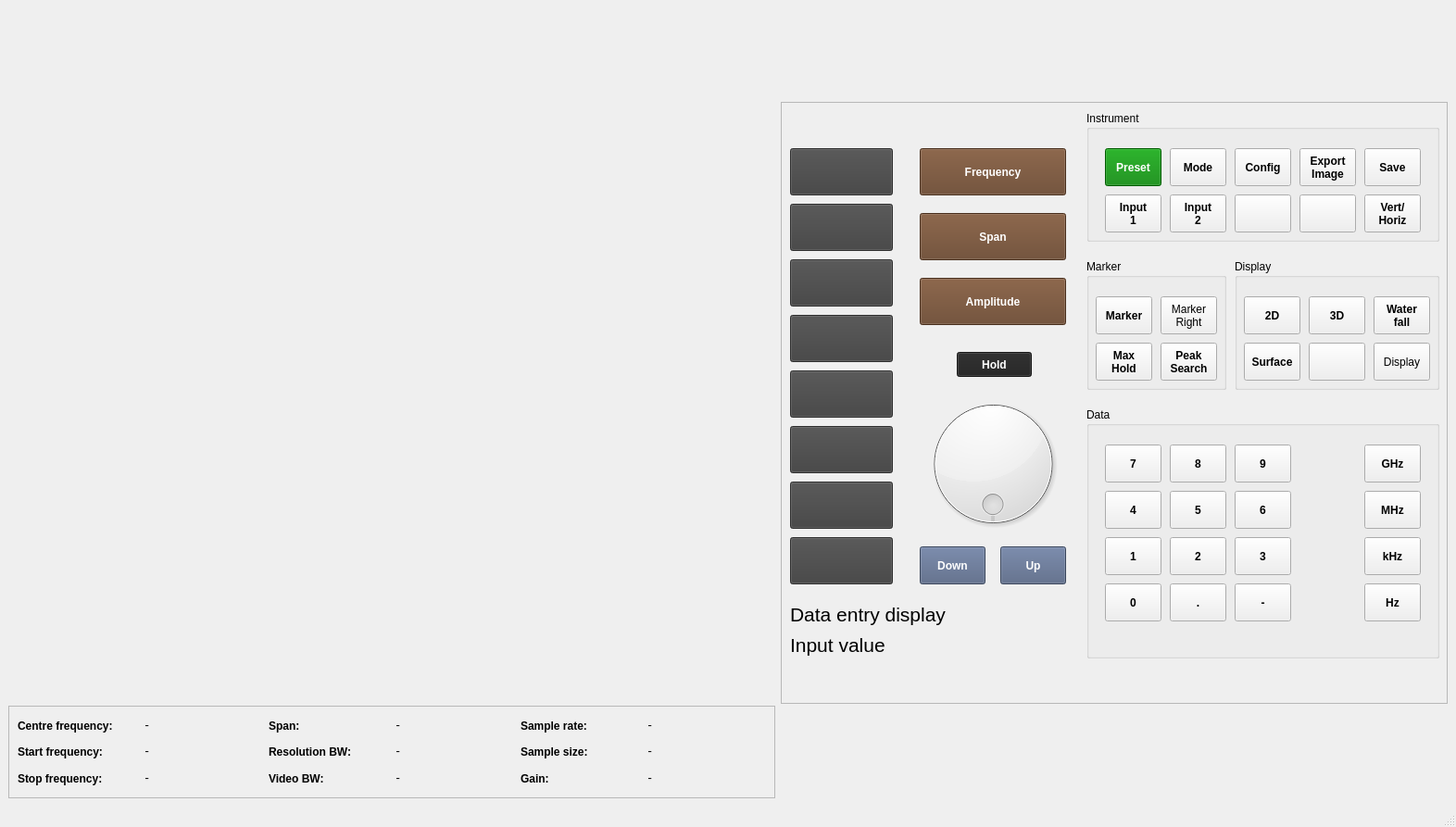
<?xml version="1.0" encoding="UTF-8"?>
<ui version="4.0">
 <class>mainWindow</class>
 <widget class="QMainWindow" name="mainWindow">
  <property name="geometry">
   <rect>
    <x>0</x>
    <y>0</y>
    <width>1572</width>
    <height>893</height>
   </rect>
  </property>
  <property name="windowTitle">
   <string>Top Dog Spectrum Analyser</string>
  </property>
  <widget class="QWidget" name="centralwidget">
   <layout class="QHBoxLayout" name="horizontalLayout_2">
    <item>
     <layout class="QHBoxLayout" name="horizontalLayout">
      <item>
       <layout class="QVBoxLayout" name="verticalLayout">
        <item>
         <widget class="QWidget" name="graphical_display" native="true">
          <layout class="QHBoxLayout" name="horizontalLayout_3"/>
         </widget>
        </item>
        <item>
         <widget class="QFrame" name="frame_2">
          <property name="maximumSize">
           <size>
            <width>16777215</width>
            <height>100</height>
           </size>
          </property>
          <property name="frameShape">
           <enum>QFrame::StyledPanel</enum>
          </property>
          <property name="frameShadow">
           <enum>QFrame::Raised</enum>
          </property>
          <layout class="QGridLayout" name="gridLayout">
           <item row="0" column="0">
            <layout class="QHBoxLayout" name="horizontalLayout_5">
             <item>
              <widget class="QLabel" name="label_centre_freq">
               <property name="font">
                <font>
                 <bold>true</bold>
                </font>
               </property>
               <property name="text">
                <string>Centre frequency:</string>
               </property>
              </widget>
             </item>
             <item>
              <widget class="QLabel" name="output_centre_freq">
               <property name="font">
                <font>
                 <family>Monospace</family>
                </font>
               </property>
               <property name="text">
                <string>-</string>
               </property>
              </widget>
             </item>
            </layout>
           </item>
           <item row="0" column="1">
            <layout class="QHBoxLayout" name="horizontalLayout_6">
             <item>
              <widget class="QLabel" name="label_span">
               <property name="font">
                <font>
                 <bold>true</bold>
                </font>
               </property>
               <property name="text">
                <string>Span:</string>
               </property>
              </widget>
             </item>
             <item>
              <widget class="QLabel" name="output_span">
               <property name="font">
                <font>
                 <family>Monospace</family>
                </font>
               </property>
               <property name="text">
                <string>-</string>
               </property>
              </widget>
             </item>
            </layout>
           </item>
           <item row="2" column="0">
            <layout class="QHBoxLayout" name="horizontalLayout_8">
             <item>
              <widget class="QLabel" name="label_start_freq">
               <property name="font">
                <font>
                 <bold>true</bold>
                </font>
               </property>
               <property name="text">
                <string>Start frequency:</string>
               </property>
              </widget>
             </item>
             <item>
              <widget class="QLabel" name="output_start_freq">
               <property name="font">
                <font>
                 <family>Monospace</family>
                </font>
               </property>
               <property name="text">
                <string>-</string>
               </property>
              </widget>
             </item>
            </layout>
           </item>
           <item row="3" column="0">
            <layout class="QHBoxLayout" name="horizontalLayout_11">
             <item>
              <widget class="QLabel" name="label_stop_freq">
               <property name="font">
                <font>
                 <bold>true</bold>
                </font>
               </property>
               <property name="text">
                <string>Stop frequency:</string>
               </property>
              </widget>
             </item>
             <item>
              <widget class="QLabel" name="output_stop_freq">
               <property name="font">
                <font>
                 <family>Monospace</family>
                </font>
               </property>
               <property name="text">
                <string>-</string>
               </property>
              </widget>
             </item>
            </layout>
           </item>
           <item row="3" column="1">
            <layout class="QHBoxLayout" name="horizontalLayout_7">
             <item>
              <widget class="QLabel" name="label_video_bw">
               <property name="font">
                <font>
                 <bold>true</bold>
                </font>
               </property>
               <property name="text">
                <string>Video BW:</string>
               </property>
              </widget>
             </item>
             <item>
              <widget class="QLabel" name="output_video_bw">
               <property name="font">
                <font>
                 <family>Monospace</family>
                </font>
               </property>
               <property name="text">
                <string>-</string>
               </property>
              </widget>
             </item>
            </layout>
           </item>
           <item row="0" column="2">
            <layout class="QHBoxLayout" name="horizontalLayout_10">
             <item>
              <widget class="QLabel" name="label_sample_rate">
               <property name="font">
                <font>
                 <bold>true</bold>
                </font>
               </property>
               <property name="text">
                <string>Sample rate:</string>
               </property>
              </widget>
             </item>
             <item>
              <widget class="QLabel" name="output_sample_rate">
               <property name="font">
                <font>
                 <family>Monospace</family>
                </font>
               </property>
               <property name="text">
                <string>-</string>
               </property>
              </widget>
             </item>
            </layout>
           </item>
           <item row="2" column="1">
            <layout class="QHBoxLayout" name="horizontalLayout_4">
             <item>
              <widget class="QLabel" name="label_res_bw">
               <property name="font">
                <font>
                 <bold>true</bold>
                </font>
               </property>
               <property name="text">
                <string>Resolution BW:</string>
               </property>
              </widget>
             </item>
             <item>
              <widget class="QLabel" name="output_res_bw">
               <property name="font">
                <font>
                 <family>Monospace</family>
                </font>
               </property>
               <property name="text">
                <string>-</string>
               </property>
              </widget>
             </item>
            </layout>
           </item>
           <item row="3" column="2">
            <layout class="QHBoxLayout" name="horizontalLayout_9">
             <item>
              <widget class="QLabel" name="label_gain">
               <property name="font">
                <font>
                 <bold>true</bold>
                </font>
               </property>
               <property name="text">
                <string>Gain:</string>
               </property>
              </widget>
             </item>
             <item>
              <widget class="QLabel" name="output_gain">
               <property name="font">
                <font>
                 <family>Monospace</family>
                </font>
               </property>
               <property name="text">
                <string>-</string>
               </property>
              </widget>
             </item>
            </layout>
           </item>
           <item row="2" column="2">
            <layout class="QHBoxLayout" name="horizontalLayout_12">
             <item>
              <widget class="QLabel" name="label_sample_size">
               <property name="font">
                <font>
                 <bold>true</bold>
                </font>
               </property>
               <property name="text">
                <string>Sample size:</string>
               </property>
              </widget>
             </item>
             <item>
              <widget class="QLabel" name="output_sample_size">
               <property name="font">
                <font>
                 <family>Monospace</family>
                </font>
               </property>
               <property name="text">
                <string>-</string>
               </property>
              </widget>
             </item>
            </layout>
           </item>
          </layout>
         </widget>
        </item>
       </layout>
      </item>
      <item>
       <widget class="QFrame" name="frame">
        <property name="minimumSize">
         <size>
          <width>720</width>
          <height>650</height>
         </size>
        </property>
        <property name="maximumSize">
         <size>
          <width>720</width>
          <height>650</height>
         </size>
        </property>
        <property name="frameShape">
         <enum>QFrame::StyledPanel</enum>
        </property>
        <property name="frameShadow">
         <enum>QFrame::Raised</enum>
        </property>
        <widget class="QPushButton" name="button_soft_2">
         <property name="geometry">
          <rect>
           <x>10</x>
           <y>110</y>
           <width>111</width>
           <height>51</height>
          </rect>
         </property>
         <property name="font">
          <font>
           <bold>true</bold>
          </font>
         </property>
         <property name="styleSheet">
          <string notr="true">background-color: #404040; color: white; font-weight: bold; width: 20px; </string>
         </property>
         <property name="text">
          <string/>
         </property>
        </widget>
        <widget class="QGroupBox" name="groupmarker">
         <property name="geometry">
          <rect>
           <x>330</x>
           <y>170</y>
           <width>151</width>
           <height>141</height>
          </rect>
         </property>
         <property name="title">
          <string>Marker</string>
         </property>
         <widget class="QPushButton" name="buttonmarker1">
          <property name="geometry">
           <rect>
            <x>10</x>
            <y>40</y>
            <width>61</width>
            <height>41</height>
           </rect>
          </property>
          <property name="font">
           <font>
            <bold>true</bold>
           </font>
          </property>
          <property name="styleSheet">
           <string notr="true"/>
          </property>
          <property name="text">
           <string>Marker</string>
          </property>
         </widget>
         <widget class="QPushButton" name="buttonmarker2">
          <property name="geometry">
           <rect>
            <x>80</x>
            <y>40</y>
            <width>61</width>
            <height>41</height>
           </rect>
          </property>
          <property name="text">
           <string>Marker
Right</string>
          </property>
         </widget>
         <widget class="QPushButton" name="button_peak_search">
          <property name="geometry">
           <rect>
            <x>80</x>
            <y>90</y>
            <width>61</width>
            <height>41</height>
           </rect>
          </property>
          <property name="font">
           <font>
            <bold>true</bold>
           </font>
          </property>
          <property name="text">
           <string>Peak
Search</string>
          </property>
         </widget>
         <widget class="QPushButton" name="button_max_hold">
          <property name="geometry">
           <rect>
            <x>10</x>
            <y>90</y>
            <width>61</width>
            <height>41</height>
           </rect>
          </property>
          <property name="font">
           <font>
            <bold>true</bold>
           </font>
          </property>
          <property name="styleSheet">
           <string notr="true"/>
          </property>
          <property name="text">
           <string>Max
Hold</string>
          </property>
         </widget>
        </widget>
        <widget class="QGroupBox" name="groupcontrol">
         <property name="geometry">
          <rect>
           <x>490</x>
           <y>170</y>
           <width>221</width>
           <height>141</height>
          </rect>
         </property>
         <property name="title">
          <string>Display</string>
         </property>
         <widget class="QPushButton" name="button_3d">
          <property name="geometry">
           <rect>
            <x>80</x>
            <y>40</y>
            <width>61</width>
            <height>41</height>
           </rect>
          </property>
          <property name="font">
           <font>
            <bold>true</bold>
           </font>
          </property>
          <property name="text">
           <string>3D</string>
          </property>
         </widget>
         <widget class="QPushButton" name="button_2d">
          <property name="geometry">
           <rect>
            <x>10</x>
            <y>40</y>
            <width>61</width>
            <height>41</height>
           </rect>
          </property>
          <property name="font">
           <font>
            <bold>true</bold>
           </font>
          </property>
          <property name="text">
           <string>2D</string>
          </property>
         </widget>
         <widget class="QPushButton" name="button_surface">
          <property name="geometry">
           <rect>
            <x>10</x>
            <y>90</y>
            <width>61</width>
            <height>41</height>
           </rect>
          </property>
          <property name="font">
           <font>
            <bold>true</bold>
           </font>
          </property>
          <property name="text">
           <string>Surface</string>
          </property>
         </widget>
         <widget class="QPushButton" name="buttoncontrol6">
          <property name="geometry">
           <rect>
            <x>150</x>
            <y>90</y>
            <width>61</width>
            <height>41</height>
           </rect>
          </property>
          <property name="text">
           <string>Display</string>
          </property>
         </widget>
         <widget class="QPushButton" name="button_waterfall">
          <property name="geometry">
           <rect>
            <x>150</x>
            <y>40</y>
            <width>61</width>
            <height>41</height>
           </rect>
          </property>
          <property name="font">
           <font>
            <bold>true</bold>
           </font>
          </property>
          <property name="text">
           <string>Water
fall</string>
          </property>
         </widget>
         <widget class="QPushButton" name="button_instrument_10">
          <property name="geometry">
           <rect>
            <x>80</x>
            <y>90</y>
            <width>61</width>
            <height>41</height>
           </rect>
          </property>
          <property name="text">
           <string/>
          </property>
         </widget>
        </widget>
        <widget class="QPushButton" name="button_soft_1">
         <property name="geometry">
          <rect>
           <x>10</x>
           <y>50</y>
           <width>111</width>
           <height>51</height>
          </rect>
         </property>
         <property name="font">
          <font>
           <bold>true</bold>
          </font>
         </property>
         <property name="styleSheet">
          <string notr="true">background-color: #404040; color: white; font-weight: bold; width: 20px; </string>
         </property>
         <property name="text">
          <string/>
         </property>
        </widget>
        <widget class="QDial" name="dial">
         <property name="geometry">
          <rect>
           <x>150</x>
           <y>310</y>
           <width>158</width>
           <height>161</height>
          </rect>
         </property>
         <property name="wrapping">
          <bool>true</bool>
         </property>
        </widget>
        <widget class="QPushButton" name="button_soft_3">
         <property name="geometry">
          <rect>
           <x>10</x>
           <y>170</y>
           <width>111</width>
           <height>51</height>
          </rect>
         </property>
         <property name="font">
          <font>
           <bold>true</bold>
          </font>
         </property>
         <property name="styleSheet">
          <string notr="true">background-color: #404040; color: white; font-weight: bold; width: 20px; </string>
         </property>
         <property name="text">
          <string/>
         </property>
        </widget>
        <widget class="QPushButton" name="button_hold">
         <property name="enabled">
          <bool>true</bool>
         </property>
         <property name="geometry">
          <rect>
           <x>190</x>
           <y>270</y>
           <width>81</width>
           <height>27</height>
          </rect>
         </property>
         <property name="font">
          <font>
           <bold>true</bold>
          </font>
         </property>
         <property name="styleSheet">
          <string notr="true">background-color: #222222; color: white; font-weight: bold</string>
         </property>
         <property name="text">
          <string>Hold</string>
         </property>
         <property name="checkable">
          <bool>false</bool>
         </property>
         <property name="default">
          <bool>false</bool>
         </property>
         <property name="flat">
          <bool>false</bool>
         </property>
        </widget>
        <widget class="QPushButton" name="button_soft_6">
         <property name="geometry">
          <rect>
           <x>10</x>
           <y>350</y>
           <width>111</width>
           <height>51</height>
          </rect>
         </property>
         <property name="font">
          <font>
           <bold>true</bold>
          </font>
         </property>
         <property name="styleSheet">
          <string notr="true">background-color: #404040; color: white; font-weight: bold; width: 20px; </string>
         </property>
         <property name="text">
          <string/>
         </property>
        </widget>
        <widget class="QPushButton" name="button_soft_8">
         <property name="geometry">
          <rect>
           <x>10</x>
           <y>470</y>
           <width>111</width>
           <height>51</height>
          </rect>
         </property>
         <property name="font">
          <font>
           <bold>true</bold>
          </font>
         </property>
         <property name="styleSheet">
          <string notr="true">background-color: #404040; color: white; font-weight: bold; width: 20px; </string>
         </property>
         <property name="text">
          <string/>
         </property>
        </widget>
        <widget class="QGroupBox" name="groupinstrument">
         <property name="geometry">
          <rect>
           <x>330</x>
           <y>10</y>
           <width>381</width>
           <height>141</height>
          </rect>
         </property>
         <property name="title">
          <string>Instrument</string>
         </property>
         <widget class="QPushButton" name="button_preset">
          <property name="geometry">
           <rect>
            <x>20</x>
            <y>40</y>
            <width>61</width>
            <height>41</height>
           </rect>
          </property>
          <property name="font">
           <font>
            <bold>true</bold>
           </font>
          </property>
          <property name="styleSheet">
           <string notr="true">background-color: #008000; color: white; font-weight: bold</string>
          </property>
          <property name="text">
           <string>Preset</string>
          </property>
         </widget>
         <widget class="QPushButton" name="buttonconfig">
          <property name="geometry">
           <rect>
            <x>160</x>
            <y>40</y>
            <width>61</width>
            <height>41</height>
           </rect>
          </property>
          <property name="font">
           <font>
            <bold>true</bold>
           </font>
          </property>
          <property name="text">
           <string>Config</string>
          </property>
         </widget>
         <widget class="QPushButton" name="button_export_image">
          <property name="geometry">
           <rect>
            <x>230</x>
            <y>40</y>
            <width>61</width>
            <height>41</height>
           </rect>
          </property>
          <property name="font">
           <font>
            <bold>true</bold>
           </font>
          </property>
          <property name="text">
           <string>Export
Image</string>
          </property>
         </widget>
         <widget class="QPushButton" name="button_i8">
          <property name="geometry">
           <rect>
            <x>160</x>
            <y>90</y>
            <width>61</width>
            <height>41</height>
           </rect>
          </property>
          <property name="text">
           <string/>
          </property>
         </widget>
         <widget class="QPushButton" name="button_input_2">
          <property name="geometry">
           <rect>
            <x>90</x>
            <y>90</y>
            <width>61</width>
            <height>41</height>
           </rect>
          </property>
          <property name="font">
           <font>
            <bold>true</bold>
           </font>
          </property>
          <property name="styleSheet">
           <string notr="true"/>
          </property>
          <property name="text">
           <string>Input
2</string>
          </property>
         </widget>
         <widget class="QPushButton" name="button_i9">
          <property name="geometry">
           <rect>
            <x>230</x>
            <y>90</y>
            <width>61</width>
            <height>41</height>
           </rect>
          </property>
          <property name="text">
           <string/>
          </property>
         </widget>
         <widget class="QPushButton" name="buttoninstrument7">
          <property name="geometry">
           <rect>
            <x>300</x>
            <y>40</y>
            <width>61</width>
            <height>41</height>
           </rect>
          </property>
          <property name="font">
           <font>
            <bold>true</bold>
           </font>
          </property>
          <property name="text">
           <string>Save</string>
          </property>
         </widget>
         <widget class="QPushButton" name="button_mode">
          <property name="geometry">
           <rect>
            <x>90</x>
            <y>40</y>
            <width>61</width>
            <height>41</height>
           </rect>
          </property>
          <property name="font">
           <font>
            <bold>true</bold>
           </font>
          </property>
          <property name="styleSheet">
           <string notr="true"/>
          </property>
          <property name="text">
           <string>Mode</string>
          </property>
         </widget>
         <widget class="QPushButton" name="button_input_1">
          <property name="geometry">
           <rect>
            <x>20</x>
            <y>90</y>
            <width>61</width>
            <height>41</height>
           </rect>
          </property>
          <property name="font">
           <font>
            <bold>true</bold>
           </font>
          </property>
          <property name="styleSheet">
           <string notr="true"/>
          </property>
          <property name="text">
           <string>Input
1</string>
          </property>
         </widget>
         <widget class="QPushButton" name="button_vert_horiz">
          <property name="geometry">
           <rect>
            <x>300</x>
            <y>90</y>
            <width>61</width>
            <height>41</height>
           </rect>
          </property>
          <property name="font">
           <font>
            <bold>true</bold>
           </font>
          </property>
          <property name="text">
           <string>Vert/
Horiz</string>
          </property>
         </widget>
        </widget>
        <widget class="QPushButton" name="button_frequency">
         <property name="enabled">
          <bool>true</bool>
         </property>
         <property name="geometry">
          <rect>
           <x>150</x>
           <y>50</y>
           <width>158</width>
           <height>51</height>
          </rect>
         </property>
         <property name="font">
          <font>
           <bold>true</bold>
          </font>
         </property>
         <property name="toolTip">
          <string/>
         </property>
         <property name="toolTipDuration">
          <number>1</number>
         </property>
         <property name="statusTip">
          <string/>
         </property>
         <property name="whatsThis">
          <string/>
         </property>
         <property name="accessibleDescription">
          <string/>
         </property>
         <property name="autoFillBackground">
          <bool>false</bool>
         </property>
         <property name="styleSheet">
          <string notr="true">background-color: #664228; color: white; font-weight: bold</string>
         </property>
         <property name="text">
          <string>Frequency</string>
         </property>
        </widget>
        <widget class="QPushButton" name="button_up">
         <property name="geometry">
          <rect>
           <x>237</x>
           <y>480</y>
           <width>71</width>
           <height>41</height>
          </rect>
         </property>
         <property name="font">
          <font>
           <bold>true</bold>
          </font>
         </property>
         <property name="styleSheet">
          <string notr="true">background-color: #506080; color: white; font-weight: bold</string>
         </property>
         <property name="text">
          <string>Up</string>
         </property>
        </widget>
        <widget class="QPushButton" name="button_span">
         <property name="geometry">
          <rect>
           <x>150</x>
           <y>120</y>
           <width>158</width>
           <height>51</height>
          </rect>
         </property>
         <property name="font">
          <font>
           <bold>true</bold>
          </font>
         </property>
         <property name="styleSheet">
          <string notr="true">background-color: #664228; color: white; font-weight: bold</string>
         </property>
         <property name="text">
          <string>Span</string>
         </property>
        </widget>
        <widget class="QPushButton" name="button_amplitude">
         <property name="geometry">
          <rect>
           <x>150</x>
           <y>190</y>
           <width>158</width>
           <height>51</height>
          </rect>
         </property>
         <property name="font">
          <font>
           <bold>true</bold>
          </font>
         </property>
         <property name="styleSheet">
          <string notr="true">background-color: #664228; color: white; font-weight: bold</string>
         </property>
         <property name="text">
          <string>Amplitude</string>
         </property>
        </widget>
        <widget class="QPushButton" name="button_soft_4">
         <property name="geometry">
          <rect>
           <x>10</x>
           <y>230</y>
           <width>111</width>
           <height>51</height>
          </rect>
         </property>
         <property name="font">
          <font>
           <bold>true</bold>
          </font>
         </property>
         <property name="styleSheet">
          <string notr="true">background-color: #404040; color: white; font-weight: bold; width: 20px; </string>
         </property>
         <property name="text">
          <string/>
         </property>
        </widget>
        <widget class="QPushButton" name="button_down">
         <property name="geometry">
          <rect>
           <x>150</x>
           <y>480</y>
           <width>71</width>
           <height>41</height>
          </rect>
         </property>
         <property name="font">
          <font>
           <bold>true</bold>
          </font>
         </property>
         <property name="styleSheet">
          <string notr="true">background-color: #506080; color: white; font-weight: bold</string>
         </property>
         <property name="text">
          <string>Down</string>
         </property>
        </widget>
        <widget class="QPushButton" name="button_soft_5">
         <property name="geometry">
          <rect>
           <x>10</x>
           <y>290</y>
           <width>111</width>
           <height>51</height>
          </rect>
         </property>
         <property name="font">
          <font>
           <bold>true</bold>
          </font>
         </property>
         <property name="styleSheet">
          <string notr="true">background-color: #404040; color: white; font-weight: bold; width: 20px; </string>
         </property>
         <property name="text">
          <string/>
         </property>
        </widget>
        <widget class="QGroupBox" name="groupdata">
         <property name="geometry">
          <rect>
           <x>330</x>
           <y>330</y>
           <width>381</width>
           <height>271</height>
          </rect>
         </property>
         <property name="title">
          <string>Data</string>
         </property>
         <widget class="QPushButton" name="button_data_7">
          <property name="geometry">
           <rect>
            <x>20</x>
            <y>40</y>
            <width>61</width>
            <height>41</height>
           </rect>
          </property>
          <property name="font">
           <font>
            <bold>true</bold>
           </font>
          </property>
          <property name="styleSheet">
           <string notr="true"/>
          </property>
          <property name="text">
           <string>7</string>
          </property>
         </widget>
         <widget class="QPushButton" name="button_data_8">
          <property name="geometry">
           <rect>
            <x>90</x>
            <y>40</y>
            <width>61</width>
            <height>41</height>
           </rect>
          </property>
          <property name="font">
           <font>
            <bold>true</bold>
           </font>
          </property>
          <property name="text">
           <string>8</string>
          </property>
         </widget>
         <widget class="QPushButton" name="button_data_9">
          <property name="geometry">
           <rect>
            <x>160</x>
            <y>40</y>
            <width>61</width>
            <height>41</height>
           </rect>
          </property>
          <property name="font">
           <font>
            <bold>true</bold>
           </font>
          </property>
          <property name="text">
           <string>9</string>
          </property>
         </widget>
         <widget class="QPushButton" name="button_ghz">
          <property name="geometry">
           <rect>
            <x>300</x>
            <y>40</y>
            <width>61</width>
            <height>41</height>
           </rect>
          </property>
          <property name="font">
           <font>
            <bold>true</bold>
           </font>
          </property>
          <property name="text">
           <string>GHz</string>
          </property>
         </widget>
         <widget class="QPushButton" name="button_mhz">
          <property name="geometry">
           <rect>
            <x>300</x>
            <y>90</y>
            <width>61</width>
            <height>41</height>
           </rect>
          </property>
          <property name="font">
           <font>
            <bold>true</bold>
           </font>
          </property>
          <property name="text">
           <string>MHz</string>
          </property>
         </widget>
         <widget class="QPushButton" name="button_data_5">
          <property name="geometry">
           <rect>
            <x>90</x>
            <y>90</y>
            <width>61</width>
            <height>41</height>
           </rect>
          </property>
          <property name="font">
           <font>
            <bold>true</bold>
           </font>
          </property>
          <property name="text">
           <string>5</string>
          </property>
         </widget>
         <widget class="QPushButton" name="button_data_6">
          <property name="geometry">
           <rect>
            <x>160</x>
            <y>90</y>
            <width>61</width>
            <height>41</height>
           </rect>
          </property>
          <property name="font">
           <font>
            <bold>true</bold>
           </font>
          </property>
          <property name="text">
           <string>6</string>
          </property>
         </widget>
         <widget class="QPushButton" name="button_data_4">
          <property name="geometry">
           <rect>
            <x>20</x>
            <y>90</y>
            <width>61</width>
            <height>41</height>
           </rect>
          </property>
          <property name="font">
           <font>
            <bold>true</bold>
           </font>
          </property>
          <property name="styleSheet">
           <string notr="true"/>
          </property>
          <property name="text">
           <string>4</string>
          </property>
         </widget>
         <widget class="QPushButton" name="button_data_0">
          <property name="geometry">
           <rect>
            <x>20</x>
            <y>190</y>
            <width>61</width>
            <height>41</height>
           </rect>
          </property>
          <property name="font">
           <font>
            <bold>true</bold>
           </font>
          </property>
          <property name="styleSheet">
           <string notr="true"/>
          </property>
          <property name="text">
           <string>0</string>
          </property>
         </widget>
         <widget class="QPushButton" name="button_data_2">
          <property name="geometry">
           <rect>
            <x>90</x>
            <y>140</y>
            <width>61</width>
            <height>41</height>
           </rect>
          </property>
          <property name="font">
           <font>
            <bold>true</bold>
           </font>
          </property>
          <property name="text">
           <string>2</string>
          </property>
         </widget>
         <widget class="QPushButton" name="button_data_3">
          <property name="geometry">
           <rect>
            <x>160</x>
            <y>140</y>
            <width>61</width>
            <height>41</height>
           </rect>
          </property>
          <property name="font">
           <font>
            <bold>true</bold>
           </font>
          </property>
          <property name="text">
           <string>3</string>
          </property>
         </widget>
         <widget class="QPushButton" name="button_dot">
          <property name="geometry">
           <rect>
            <x>90</x>
            <y>190</y>
            <width>61</width>
            <height>41</height>
           </rect>
          </property>
          <property name="font">
           <font>
            <bold>true</bold>
           </font>
          </property>
          <property name="text">
           <string>.</string>
          </property>
         </widget>
         <widget class="QPushButton" name="button_data_1">
          <property name="geometry">
           <rect>
            <x>20</x>
            <y>140</y>
            <width>61</width>
            <height>41</height>
           </rect>
          </property>
          <property name="font">
           <font>
            <bold>true</bold>
           </font>
          </property>
          <property name="styleSheet">
           <string notr="true"/>
          </property>
          <property name="text">
           <string>1</string>
          </property>
         </widget>
         <widget class="QPushButton" name="button_minus">
          <property name="geometry">
           <rect>
            <x>160</x>
            <y>190</y>
            <width>61</width>
            <height>41</height>
           </rect>
          </property>
          <property name="font">
           <font>
            <bold>true</bold>
           </font>
          </property>
          <property name="text">
           <string>-</string>
          </property>
         </widget>
         <widget class="QPushButton" name="button_khz">
          <property name="geometry">
           <rect>
            <x>300</x>
            <y>140</y>
            <width>61</width>
            <height>41</height>
           </rect>
          </property>
          <property name="font">
           <font>
            <bold>true</bold>
           </font>
          </property>
          <property name="text">
           <string>kHz</string>
          </property>
         </widget>
         <widget class="QPushButton" name="button_hz">
          <property name="geometry">
           <rect>
            <x>300</x>
            <y>190</y>
            <width>61</width>
            <height>41</height>
           </rect>
          </property>
          <property name="font">
           <font>
            <italic>false</italic>
            <bold>true</bold>
           </font>
          </property>
          <property name="text">
           <string>Hz</string>
          </property>
         </widget>
        </widget>
        <widget class="QPushButton" name="button_soft_7">
         <property name="geometry">
          <rect>
           <x>10</x>
           <y>410</y>
           <width>111</width>
           <height>51</height>
          </rect>
         </property>
         <property name="font">
          <font>
           <bold>true</bold>
          </font>
         </property>
         <property name="styleSheet">
          <string notr="true">background-color: #404040; color: white; font-weight: bold; width: 20px; </string>
         </property>
         <property name="text">
          <string/>
         </property>
        </widget>
        <widget class="QWidget" name="horizontalLayoutWidget">
         <property name="geometry">
          <rect>
           <x>10</x>
           <y>540</y>
           <width>301</width>
           <height>60</height>
          </rect>
         </property>
         <layout class="QVBoxLayout" name="verticalLayout_2">
          <item>
           <widget class="QLabel" name="status_label">
            <property name="font">
             <font>
              <pointsize>16</pointsize>
             </font>
            </property>
            <property name="text">
             <string>Data entry display</string>
            </property>
           </widget>
          </item>
          <item>
           <widget class="QLabel" name="input_value">
            <property name="font">
             <font>
              <pointsize>16</pointsize>
             </font>
            </property>
            <property name="text">
             <string>Input value</string>
            </property>
           </widget>
          </item>
         </layout>
        </widget>
       </widget>
      </item>
     </layout>
    </item>
   </layout>
  </widget>
  <widget class="QMenuBar" name="menubar">
   <property name="geometry">
    <rect>
     <x>0</x>
     <y>0</y>
     <width>1572</width>
     <height>23</height>
    </rect>
   </property>
  </widget>
  <widget class="QStatusBar" name="statusbar"/>
 </widget>
 <resources/>
 <connections/>
</ui>
